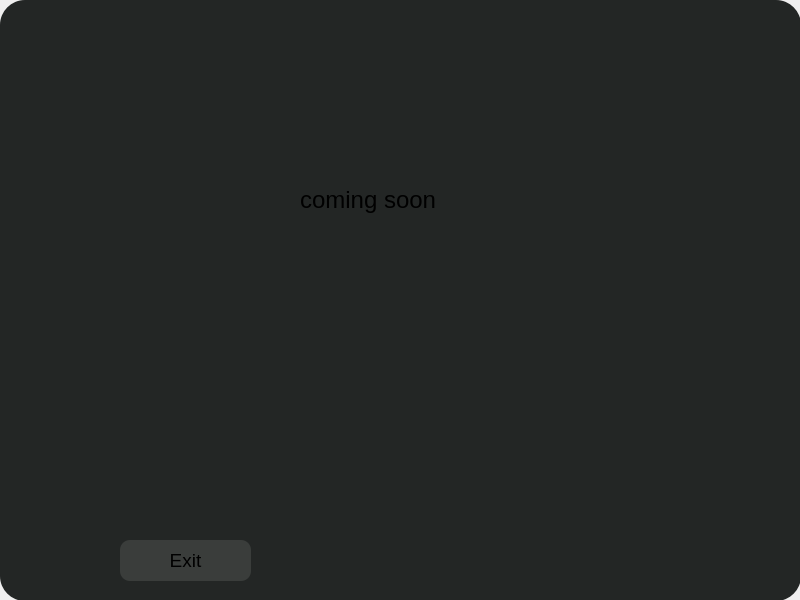
<?xml version="1.0" encoding="UTF-8"?>
<ui version="4.0">
 <class>ThemeEditor</class>
 <widget class="QMainWindow" name="ThemeEditor">
  <property name="geometry">
   <rect>
    <x>0</x>
    <y>0</y>
    <width>800</width>
    <height>600</height>
   </rect>
  </property>
  <property name="windowTitle">
   <string>MainWindow</string>
  </property>
  <property name="windowIcon">
   <iconset resource="resources.qrc">
    <normaloff>:/images/images/Icon.ico</normaloff>:/images/images/Icon.ico</iconset>
  </property>
  <widget class="QWidget" name="centralwidget">
   <widget class="QFrame" name="Background_2">
    <property name="geometry">
     <rect>
      <x>0</x>
      <y>0</y>
      <width>801</width>
      <height>601</height>
     </rect>
    </property>
    <property name="styleSheet">
     <string notr="true">background:rgb(35, 38, 37);
border-radius: 25px;</string>
    </property>
    <property name="frameShape">
     <enum>QFrame::StyledPanel</enum>
    </property>
    <property name="frameShadow">
     <enum>QFrame::Raised</enum>
    </property>
    <widget class="QPushButton" name="Exit">
     <property name="geometry">
      <rect>
       <x>120</x>
       <y>540</y>
       <width>131</width>
       <height>41</height>
      </rect>
     </property>
     <property name="font">
      <font>
       <pointsize>14</pointsize>
      </font>
     </property>
     <property name="cursor">
      <cursorShape>PointingHandCursor</cursorShape>
     </property>
     <property name="styleSheet">
      <string notr="true">QPushButton{
background: rgb(58,61,59);
border-radius: 10px;
}
        QPushButton:hover {
background: rgb(55,55,55);
        }</string>
     </property>
     <property name="text">
      <string>Exit</string>
     </property>
    </widget>
    <widget class="QLabel" name="label">
     <property name="geometry">
      <rect>
       <x>300</x>
       <y>150</y>
       <width>271</width>
       <height>101</height>
      </rect>
     </property>
     <property name="text">
      <string>&lt;html&gt;&lt;head/&gt;&lt;body&gt;&lt;p&gt;&lt;span style=&quot; font-size:18pt;&quot;&gt;coming soon&lt;/span&gt;&lt;/p&gt;&lt;/body&gt;&lt;/html&gt;</string>
     </property>
    </widget>
   </widget>
  </widget>
 </widget>
 <resources>
  <include location="resources.qrc"/>
 </resources>
 <connections/>
</ui>
